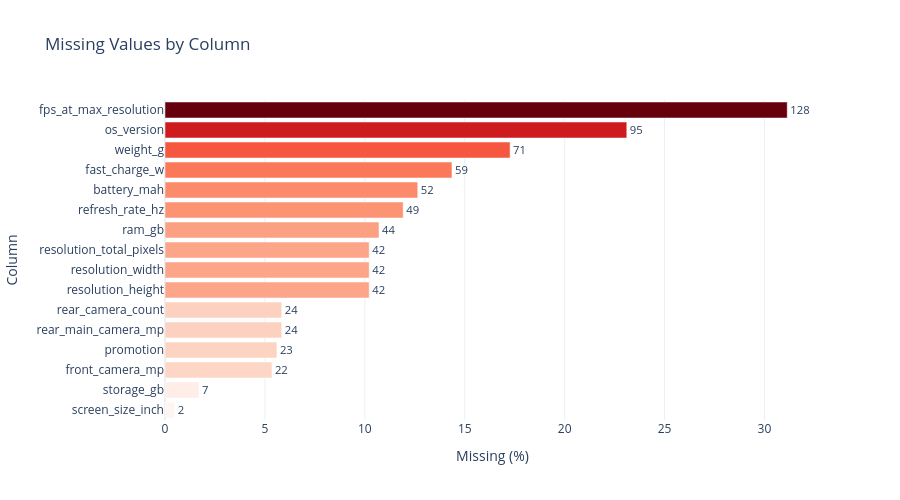

Notebook code for this chart:
### Code cell
# Interactive bar chart: missing rate (%) per column, sorted ascending
missing_df = (
    df.isna().sum()
    .reset_index()
    .rename(columns={"index": "column", 0: "missing_count"})
    .assign(missing_pct=lambda x: (x["missing_count"] / len(df) * 100).round(2))
    .query("missing_count > 0")
    .sort_values("missing_pct", ascending=True)
)

fig = px.bar(
    missing_df,
    x="missing_pct",
    y="column",
    orientation="h",
    text="missing_count",
    labels={"missing_pct": "Missing (%)", "column": "Column"},
    title="Missing Values by Column",
    color="missing_pct",
    color_continuous_scale="Reds",
)
fig.update_traces(textposition="outside")
fig.update_layout(coloraxis_showscale=False, height=500)
fig.show()

### Figure 1 — Plotly figure (JSON) as saved in the notebook; plotly's stock layout.template omitted (floating-point values rounded to 4 significant figures)
{"data": [{"hovertemplate": "Missing (%)=%{marker.color}<br>Column=%{y}<br>missing_count=%{text}<extra></extra>", "legendgroup": "", "marker": {"color": [0.49, 1.7, 5.35, 5.6, 5.84, 5.84, 10.22, 10.22, 10.22, 10.71, 11.92, 12.65, 14.36, 17.27, 23.11, 31.14], "coloraxis": "coloraxis", "pattern": {"shape": ""}}, "name": "", "orientation": "h", "showlegend": false, "text": [2.0, 7.0, 22.0, 23.0, 24.0, 24.0, 42.0, 42.0, 42.0, 44.0, 49.0, 52.0, 59.0, 71.0, 95.0, 128.0], "textposition": "outside", "type": "bar", "x": [0.49, 1.7, 5.35, 5.6, 5.84, 5.84, 10.22, 10.22, 10.22, 10.71, 11.92, 12.65, 14.36, 17.27, 23.11, 31.14], "xaxis": "x", "y": ["screen_size_inch", "storage_gb", "front_camera_mp", "promotion", "rear_main_camera_mp", "rear_camera_count", "resolution_height", "resolution_width", "resolution_total_pixels", "ram_gb", "refresh_rate_hz", "battery_mah", "fast_charge_w", "weight_g", "os_version", "fps_at_max_resolution"], "yaxis": "y"}], "layout": {"barmode": "relative", "coloraxis": {"colorbar": {"title": {"text": "Missing (%)"}}, "colorscale": [[0, "rgb(255,245,240)"], [0.125, "rgb(254,224,210)"], [0.25, "rgb(252,187,161)"], [0.375, "rgb(252,146,114)"], [0.5, "rgb(251,106,74)"], [0.625, "rgb(239,59,44)"], [0.75, "rgb(203,24,29)"], [0.875, "rgb(165,15,21)"], [1, "rgb(103,0,13)"]], "showscale": false}, "height": 500, "legend": {"tracegroupgap": 0}, "title": {"text": "Missing Values by Column"}, "xaxis": {"anchor": "y", "domain": [0, 1], "title": {"text": "Missing (%)"}}, "yaxis": {"anchor": "x", "domain": [0, 1], "title": {"text": "Column"}}}}
